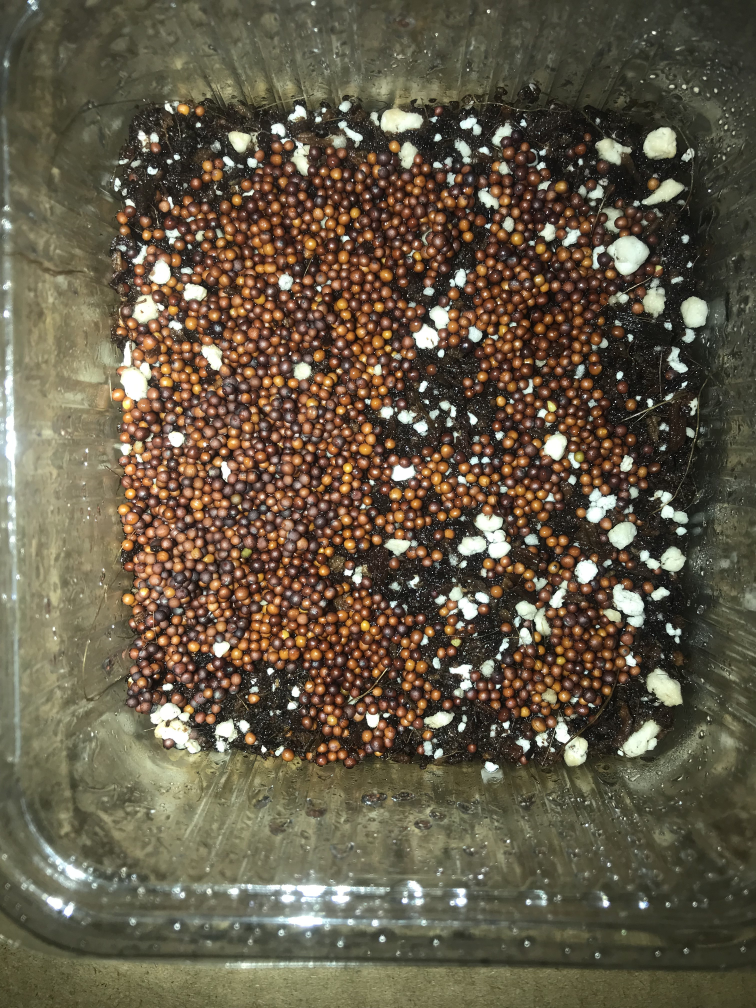
#> input picture data/Day 1/1.2.jpg, 3024 x 4032 px (shown at 1/4 size)
$ python -i generate_dataset.py   (imports and definitions only)
#> lines starting #> are read from the running program, lines starting #| are printed output that depends on the picture
from pathlib import Path
import cv2
import numpy as np
import pandas as pd

ROOT = Path(__file__).parent
DATA = ROOT / "data"
OUT = ROOT / "results" / "growth_dataset.csv"


def visual_features(path):
#> called with path = 'data/Day 1/1.2.jpg'
    im = cv2.imread(str(path))
#> im is the input picture: shape (4032, 3024, 3); mean B, G, R 70.5, 90, 100

    if im is None:
        return {
            "exg_mean": np.nan,
            "exg_p90": np.nan,
            "exg_positive_pct": np.nan,
            "green_pct": np.nan
        }

    h, w = im.shape[:2]
#> h = 4032; w = 3024
    scale = min(1.0, 500.0 / max(h, w))
#> scale = 0.124

    if scale < 1.0:
        im = cv2.resize(
            im,
            (int(w * scale), int(h * scale))
        )
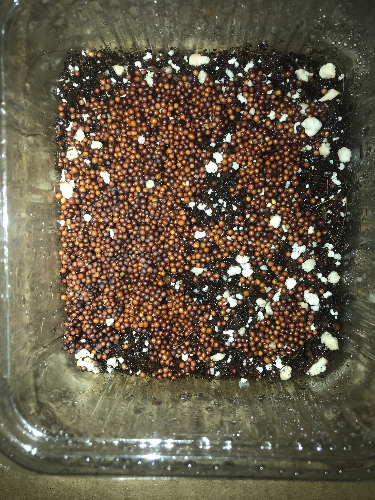
#> im: shape (500, 375, 3); mean B, G, R 70.4, 89.9, 99.9

    h, w = im.shape[:2]
#> h = 500; w = 375

    im = im[
        int(0.10 * h):int(0.90 * h),
        int(0.10 * w):int(0.90 * w)
    ]
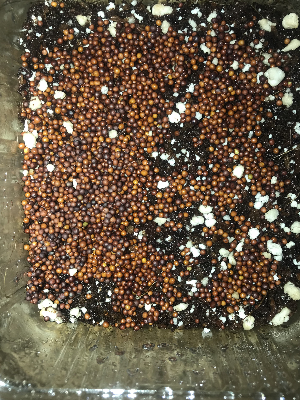
#> im: shape (400, 300, 3); mean B, G, R 69.3, 88.6, 104.5

    b, g, r = cv2.split(im.astype(np.float32))
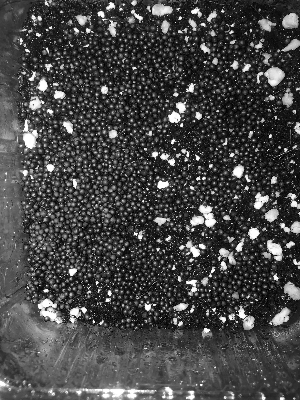
#> b: shape (400, 300) float32; min 0, max 255, mean 69.3
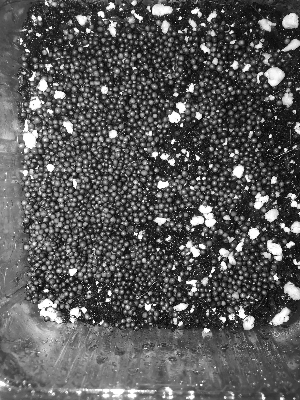
#> g: shape (400, 300) float32; min 1, max 255, mean 88.6
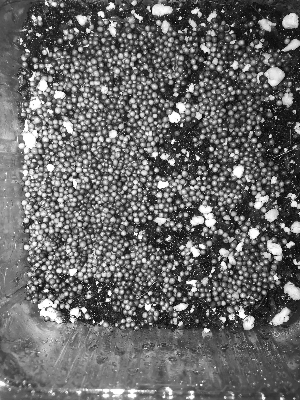
#> r: shape (400, 300) float32; min 0, max 255, mean 104.5

    exg = 2 * g - r - b
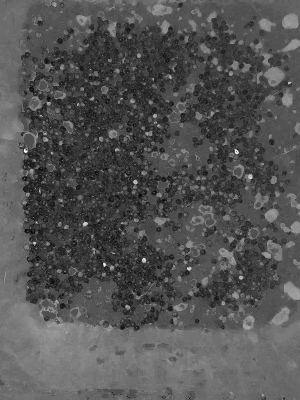
#> exg: shape (400, 300) float32; min -50, max 113, mean 3.4; drawn with min black and max white

    hsv = cv2.cvtColor(
        im.astype(np.uint8),
        cv2.COLOR_BGR2HSV
    )
#> hsv: shape (400, 300, 3); mean H, S, V 22.2, 94.4, 105.6

    green = (
        (hsv[:, :, 0] >= 35) &
        (hsv[:, :, 0] <= 95) &
        (hsv[:, :, 1] >= 35) &
        (hsv[:, :, 2] >= 35)
    )
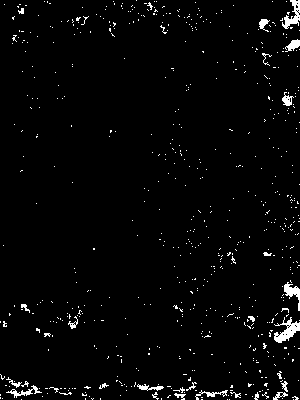
#> green: shape (400, 300) bool; 2.6% white in thin lines or dots

    return {
        "exg_mean": float(np.mean(exg)),
        "exg_p90": float(np.percentile(exg, 90)),
        "exg_positive_pct": float(np.mean(exg > 10) * 100),
        "green_pct": float(np.mean(green) * 100)
    }


# [55 lines left out: function extract_day, not called in this run]


# -----------------------------
# PROCESS ALL DAYS
# -----------------------------

frames = []

day_folders = sorted(
    [
        p.name
        for p in DATA.glob("Day *")
        if p.is_dir()
    ],
    key=lambda x: int(x.split()[-1])
)

# [14 lines not run here, left out]


# [4 lines that did not run here, left out]


# -----------------------------
# MERGE WITH RECIPE DATA
# -----------------------------

# [3 lines that did not run here, left out]

# [7 lines that did not run here, left out]


# -----------------------------
# NORMALISE VISUAL FEATURES
# -----------------------------

# [14 lines not run here, left out]


# -----------------------------
# VISUAL GROWTH INDEX
# -----------------------------

# [13 lines that did not run here, left out]


# -----------------------------
# SAVE DATASET
# -----------------------------

# [16 lines not run here, left out]

>>> result = visual_features('data/Day 1/1.2.jpg')
#> result = {'exg_mean': 3.42, 'exg_p90': 28, 'exg_positive_pct': 35.05, 'green_pct': 2.61}

$ run again, on data/Day 2/1.5.jpg
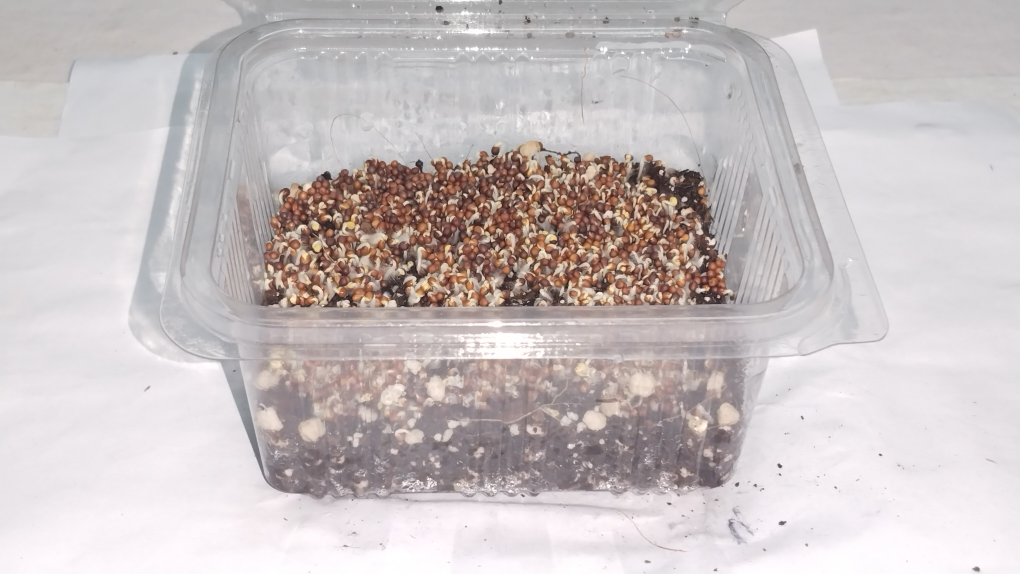
#> input picture data/Day 2/1.5.jpg, 4080 x 2296 px (shown at 1/4 size)
#> in visual_features, im is the input picture: shape (2296, 4080, 3); mean B, G, R 192.8, 192.5, 200.4
#> in visual_features, `b, g, r = cv2.split(im.astype(np.float32))`:
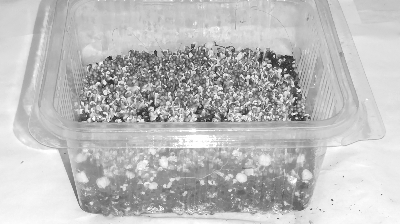
#> r: shape (224, 400) float32; min 27, max 255, mean 189.7
#> in visual_features, `exg = 2 * g - r - b`:
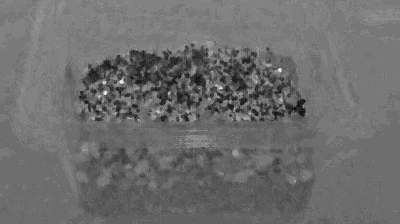
#> exg: shape (224, 400) float32; min -49, max 43, mean -9.5; drawn with min black and max white
#> hsv: shape (224, 400, 3); mean H, S, V 100.9, 23.8, 190.4
#> green: shape (224, 400) bool; every value is 0
#> result = {'exg_mean': -9.49, 'exg_p90': -2, 'exg_positive_pct': 0.128, 'green_pct': 0}

$ run again, on data/Day 2/10.5.jpg
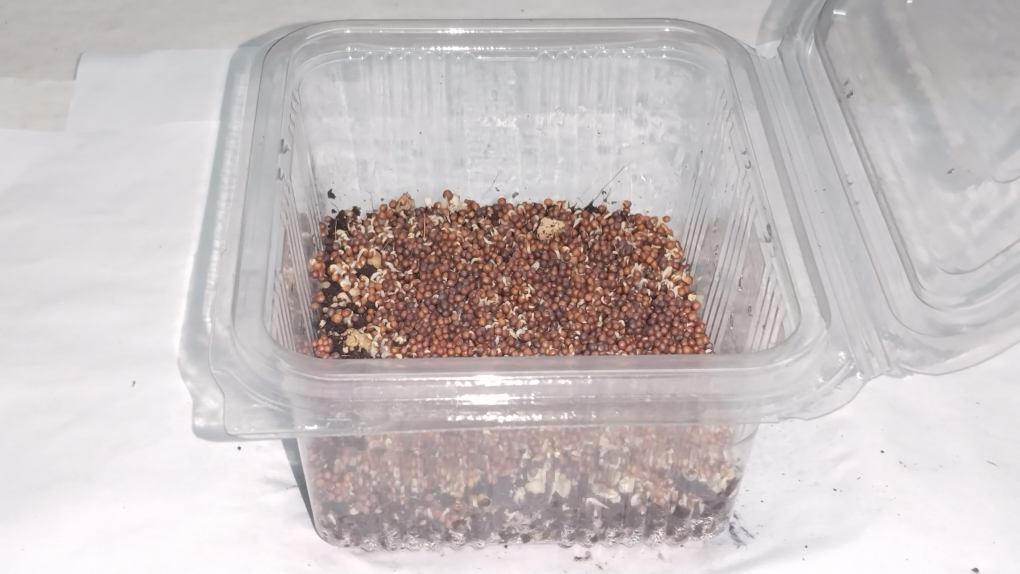
#> input picture data/Day 2/10.5.jpg, 4080 x 2296 px (shown at 1/4 size)
#> in visual_features, im is the input picture: shape (2296, 4080, 3); mean B, G, R 192.3, 191.8, 199.9
#> in visual_features, `b, g, r = cv2.split(im.astype(np.float32))`:
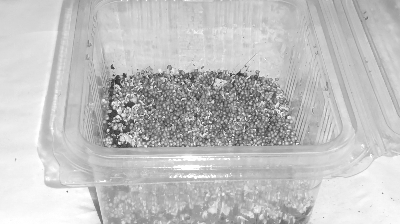
#> r: shape (224, 400) float32; min 38, max 255, mean 193.5
#> in visual_features, `exg = 2 * g - r - b`:
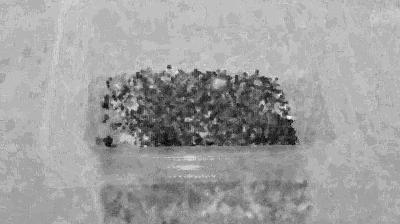
#> exg: shape (224, 400) float32; min -50, max 14, mean -9.9; drawn with min black and max white
#> hsv: shape (224, 400, 3); mean H, S, V 105.6, 21.9, 194.1
#> green: shape (224, 400) bool; every value is 0
#> result = {'exg_mean': -9.9, 'exg_p90': -2, 'exg_positive_pct': 0.00781, 'green_pct': 0}

$ run again, on data/Day 3/1.3.jpg
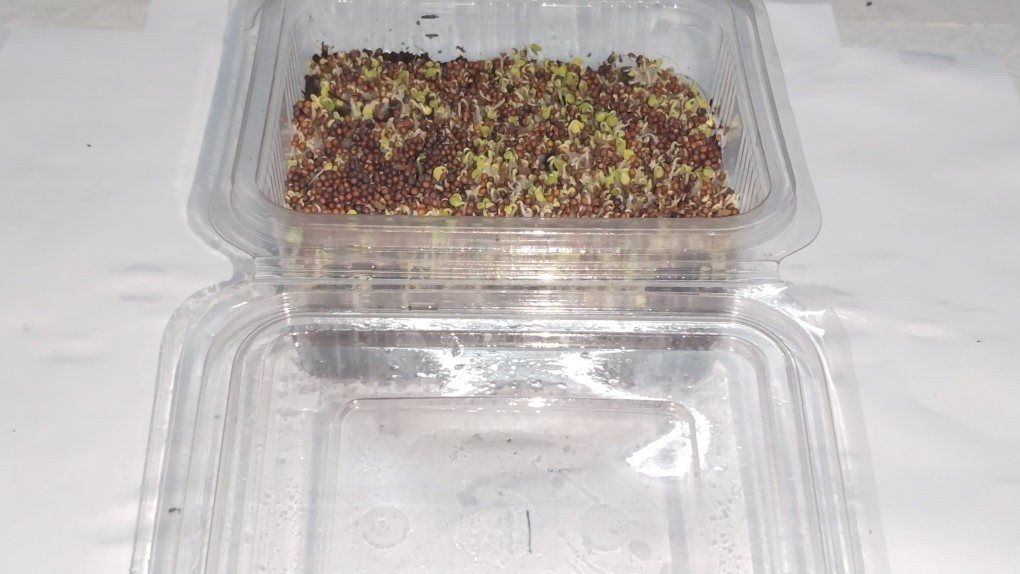
#> input picture data/Day 3/1.3.jpg, 4080 x 2296 px (shown at 1/4 size)
#> in visual_features, im is the input picture: shape (2296, 4080, 3); mean B, G, R 184.5, 187.1, 192.4
#> in visual_features, `exg = 2 * g - r - b`:
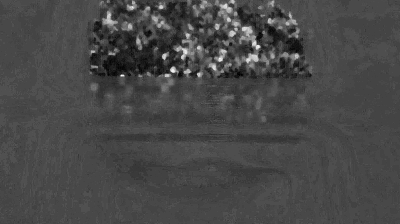
#> exg: shape (224, 400) float32; min -39, max 88, mean -3.2; drawn with min black and max white
#> hsv: shape (224, 400, 3); mean H, S, V 70.1, 24.8, 185.2
#> green: shape (224, 400) bool; every value is 0
#> result = {'exg_mean': -3.22, 'exg_p90': 1, 'exg_positive_pct': 3.78, 'green_pct': 0}
